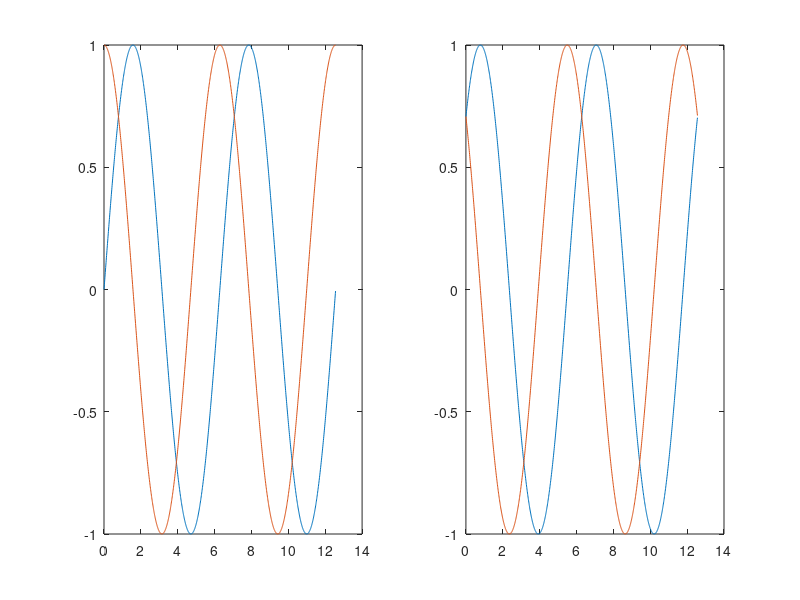

The MATLAB script that drew this image: (Note: this script raises an error after producing the figure.)
hfig = figure();
haxes1 = subplot(1,2,1, 'Parent', hfig);
haxes2 = subplot(1,2,2, 'Parent', hfig);

x = 0:0.01:4*pi;
hplot1a = plot(haxes1,x,sin(x));
hold(haxes1,'on');
hplot2a = plot(haxes1,x,cos(x));
hold(haxes1,'on');

hplot1b = plot(haxes2,x,sin(x+pi/4));
hold(haxes2,'on');
hplot2b = plot(haxes2,x,cos(x+pi/4));
hold(haxes2,'on');

surf3tikz(hfig,'test_2d_multi_axes');